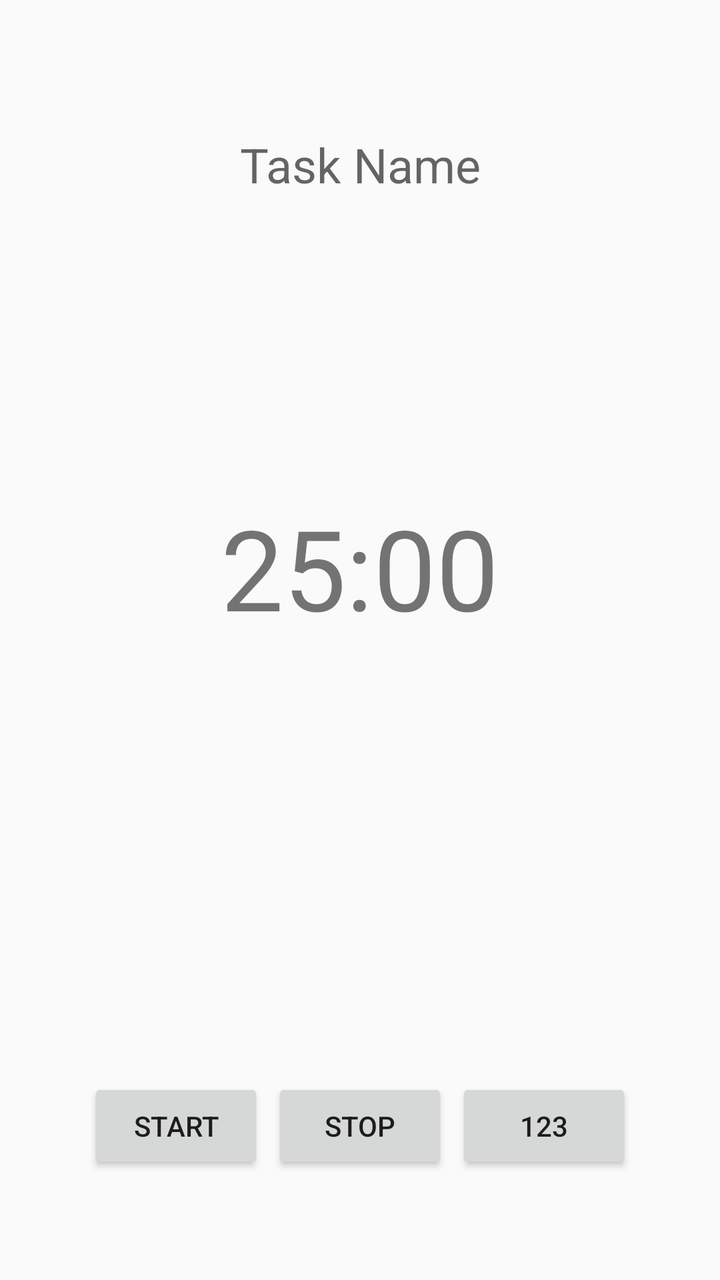
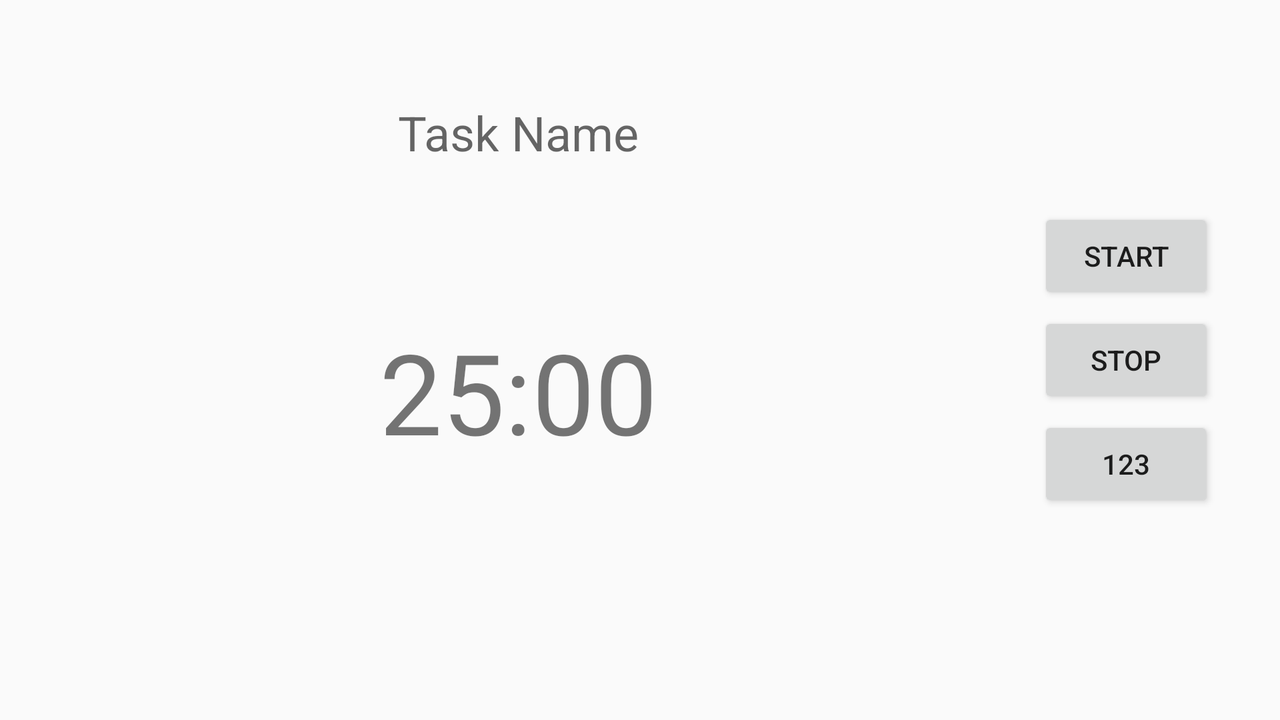

One screen, two layout resources from the same app: the default and the repository's alternative for another configuration. Each is rendered where Android would select it; the XML of both is given below.
<!-- AndroidManifest.xml: application theme AppTheme -->
<!-- res/layout/activity_main.xml -->
<?xml version="1.0" encoding="utf-8"?>

<LinearLayout
    xmlns:android="http://schemas.android.com/apk/res/android"
    xmlns:tools="http://schemas.android.com/tools"
    android:layout_width="match_parent"
    android:layout_height="match_parent"
    android:descendantFocusability="beforeDescendants"
    android:focusableInTouchMode="true"
    android:padding="16dp"
    tools:context="com.hfad.simplefocus.MainActivity"
    android:orientation="vertical">

    <LinearLayout
        android:orientation="vertical"
        android:layout_weight="4"
        android:layout_height="0dp"
        android:layout_width="match_parent"
        android:gravity="center_horizontal">
        <EditText
            android:padding="2dp"
            android:textSize="24sp"
            android:gravity="center_horizontal"
            android:inputType="textCapSentences"
            android:layout_marginTop="48dp"
            android:id="@+id/etName"
            android:background="@color/colorTransparent"
            android:text=""
            android:hint="@string/etHint"
            android:layout_width="wrap_content"
            android:layout_height="wrap_content" />
        <TextView
            android:padding="2dp"
            android:layout_marginTop="144dp"
            android:id="@+id/timer"
            android:text="25:00"
            android:textSize="56sp"
            android:layout_width="wrap_content"
            android:layout_height="wrap_content" />
    </LinearLayout>

    <LinearLayout
        android:layout_weight="1"
        android:layout_height="0dp"
        android:layout_width="match_parent"
        android:gravity="center_horizontal|center_vertical">
        <Button
            android:layout_marginLeft="2dp"
            android:layout_marginRight="2dp"
            android:id="@+id/btnStartPause"
            android:elevation="5dp"
            android:text="@string/btnStart"
            android:layout_width="wrap_content"
            android:layout_height="wrap_content"/>
        <Button
            android:layout_marginLeft="2dp"
            android:layout_marginRight="2dp"
            android:id="@+id/btnStop"
            android:text="@string/btnStop"
            android:layout_width="wrap_content"
            android:layout_height="wrap_content"/>
        <Button
            android:layout_marginLeft="2dp"
            android:layout_marginRight="2dp"
            android:id="@+id/btnTest"
            android:layout_width="wrap_content"
            android:layout_height="wrap_content"
            android:text="123"/>
    </LinearLayout>

</LinearLayout>
<!-- resources referenced by this layout -->
<resources>
  <color name="colorTransparent">#00000000</color>
  <string name="btnStart">Start</string>
  <string name="btnStop">Stop</string>
  <string name="etHint">Task Name</string>
  <style name="AppTheme" parent="android:Theme.Material.Light.NoActionBar">
          
          <item name="colorPrimary">@color/colorPrimary</item>
          <item name="colorPrimaryDark">@color/colorPrimaryDark</item>
          <item name="colorAccent">@color/colorAccent</item>
      </style>
  <color name="colorPrimary">#3F51B5</color>
  <color name="colorPrimaryDark">#303F9F</color>
  <color name="colorAccent">#FF4081</color>
</resources>
<!-- res/layout-land/activity_main.xml (the repository's variant of the layout above) -->
<!-- drawn on the phone turned sideways -->
<?xml version="1.0" encoding="utf-8"?>
<LinearLayout
    xmlns:android="http://schemas.android.com/apk/res/android"
    xmlns:tools="http://schemas.android.com/tools"
    android:layout_width="match_parent"
    android:layout_height="match_parent"
    android:descendantFocusability="beforeDescendants"
    android:focusableInTouchMode="true"
    android:padding="16dp"
    tools:context="com.hfad.simplefocus.MainActivity">

    <LinearLayout
        android:orientation="vertical"
        android:layout_weight="4"
        android:layout_height="match_parent"
        android:layout_width="0dp"
        android:gravity="center_horizontal">
        <EditText
            android:padding="2dp"
            android:textSize="24sp"
            android:gravity="center_horizontal"
            android:inputType="textCapSentences"
            android:layout_marginTop="32dp"
            android:id="@+id/etName"
            android:background="@color/colorTransparent"
            android:text=""
            android:hint="@string/etHint"
            android:layout_width="wrap_content"
            android:layout_height="wrap_content"
            android:textIsSelectable="false" />
        <TextView
            android:padding="2dp"
            android:layout_marginTop="72dp"
            android:id="@+id/timer"
            android:text="25:00"
            android:textSize="56sp"
            android:layout_width="wrap_content"
            android:layout_height="wrap_content" />
    </LinearLayout>

    <LinearLayout
        android:layout_weight="1"
        android:layout_height="match_parent"
        android:layout_width="0dp"
        android:gravity="center_horizontal|center_vertical"
        android:orientation="vertical">
        <Button
            android:layout_marginTop="2dp"
            android:layout_marginBottom="2dp"
            android:id="@+id/btnStartPause"
            android:text="@string/btnStart"
            android:layout_width="wrap_content"
            android:layout_height="wrap_content"/>
        <Button
            android:layout_marginTop="2dp"
            android:layout_marginBottom="2dp"
            android:id="@+id/btnStop"
            android:text="@string/btnStop"
            android:layout_width="wrap_content"
            android:layout_height="wrap_content"/>
        <Button
            android:layout_marginTop="2dp"
            android:layout_marginBottom="2dp"
            android:id="@+id/btnTest"
            android:layout_width="wrap_content"
            android:layout_height="wrap_content"
            android:text="123"/>
    </LinearLayout>

</LinearLayout>
